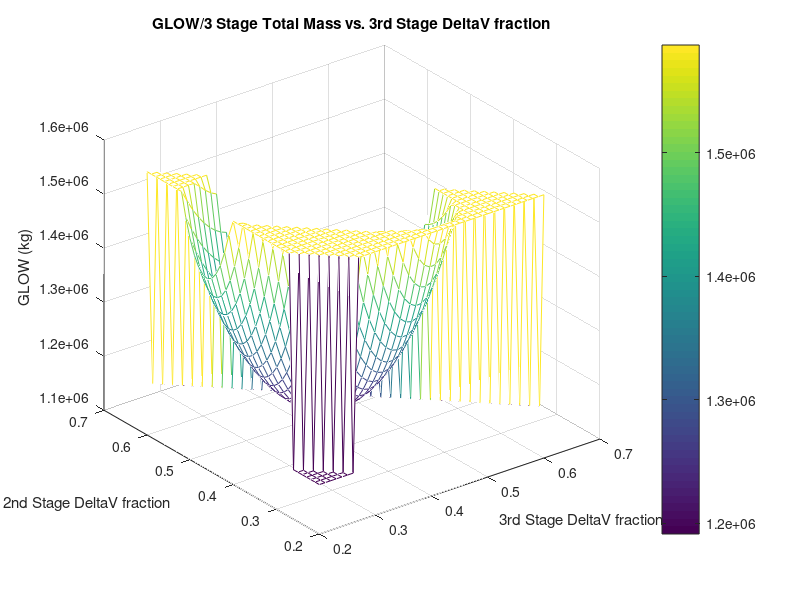

Recreate this plot in MATLAB. (Note: this script raises an error after producing the figure.)

% AAE 251 Fall 2022
% Rocket staging optimization
%
% This script takes an input for the total delta v required for a
% 3 stage maneuver of some kind, as well as the three specific impuse values of the
% stages, and finds the optimal delta v fraction for the manuever. It also
% will determine GLOW minimum for a certain payload and the aforementioned
% delta v split. Finally, a 3D mesh is created to visualize variation in
% GLOW for various delta v split combinations.
% 
% Authors: Jacob Bell (bell339@purdue.edu)
% Collaborators: Caroline Gee, Sydney Brown, Thomas Brannon, Justin
% Armstrong, Lu Larest, Carter Doby, Abby Woodburry 
clc;
clear all; 

% Global constants 
g0 = 9.81; % [m/s^2] gravitational acceleration

% inputs/known variables 
dv_total = 11.4 * 10^3; % [m/s] total delta-v required 
payload_mass = 10000; % [kg] payload mass
empty_frac1 = .06; % [N/A] empty mass fraction stage 1
empty_frac2 = .09; % [N/A] empty mass fraction stage 2
empty_frac3 = .115; % [N/A] empty mass fraction stage 3
Isp1  = 289.1; % [s] Stage 1 specific impulse 
Isp2 = 315.4; % [s] Stage 2 specific impulse
Isp3 = 325.1; % [s] Stage 3 specific impulse

% characteristic exhaust velocity calculation from Isp
c1 = Isp1 * g0;
c2 = Isp2 * g0;
c3 = Isp3 * g0;

% creating an array of decimal values for delta v fractions
alpha = .2:.01:.6; % reasonable range; can vary if desired 
[X,Y,Z] = meshgrid(alpha,alpha,alpha); % for indexing possible split combinations
[X1,Y1] = meshgrid(alpha,alpha); % for mesh plot creation later 
howdy = (X + Y + Z) == 1; % "howdy" is a 3D logical matrix 
X = X .* howdy;
Y = Y .* howdy;
Z = Z .* howdy;

% 3rd stage calcs
prop_mass3 = (payload_mass .* (exp(dv_total .* X./c3) - 1) .* (1 - empty_frac3) ./ ...
(1 - empty_frac3 .* exp(dv_total .* X./c3)));
inert_mass3 = -1 .* prop_mass3 .* empty_frac3 ./ (empty_frac3 - 1);
tot_mass3 = (prop_mass3 + inert_mass3 + payload_mass) .* howdy;

 % 2nd stage calcs
prop_mass2 = (tot_mass3 .* (exp(dv_total .* Y/c2) - 1) .* (1 - empty_frac2) ./ ...
(1 - empty_frac2 .* exp(dv_total .* Y./c2)));
inert_mass2 = -1 .* prop_mass2 .* empty_frac2 ./ (empty_frac2 - 1);
tot_mass2 = (prop_mass2 + inert_mass2 + tot_mass3) .* howdy;

% 1st stage calcs
prop_mass1 = (tot_mass2 .* (exp(dv_total .* Z/c1) - 1) .* (1 - empty_frac3) ./ ...
(1 - empty_frac3 .* exp(dv_total .* Z/c1)));
inert_mass1 = -1 .* prop_mass1 .* empty_frac3 ./ (empty_frac3 - 1);
tot_mass1 = (prop_mass1 + inert_mass1 + tot_mass2) .* howdy;

% Reformating total mass values to plot better, removing low and high vals
total_mass = sum(tot_mass1(:,:,:),3); % pulls 3D values onto a single "plane" for mesh plot creation
GLOW_min = min(total_mass(total_mass>0));
howdy = (total_mass <= 0);
total_mass(howdy) = GLOW_min;
GLOW_mean = mean(mean(total_mass));
howdy = (total_mass >= GLOW_mean);
total_mass(howdy) = GLOW_mean;

% Creating mesh...
% Important to note that X1 and Y1 are simply mesh grids of alpha values
% in the desired range set earlier for dv splits. "total_mass" is the 2D 
% projection of the 3D total mass matrix created earlier.
mesh(X1,Y1,total_mass);

% labelling, formatting
ylabel("2nd Stage \DeltaV fraction")
xlabel("3rd Stage \DeltaV fraction")
zlabel("GLOW (kg)")
title("GLOW/3 Stage Total Mass vs. 3rd Stage \DeltaV fraction")
c = colorbar;
c.Label.String = 'GLOW (kg)';

% finding optimal dv fractions, finally, from the minimum GLOW value
[GLOW_min1,indexmin] = min(tot_mass1(tot_mass1>0));
frac3 = X1(indexmin);
frac2 = Y1(indexmin);
frac1 = 1 - (frac3 + frac2);
